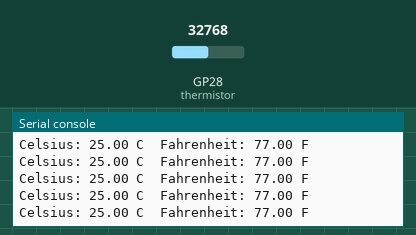
This program was run on a simulated Raspberry Pi Pico running MicroPython. Shown: the last lines printed to the serial console. Inputs (shaded band) come from the test bench; at power-on: GP28 (thermistor) = 32768 (analog values on the 0–65535 scale).

Above: at 1.2 s.
1.3 s: GP28 (thermistor) set to 45874
At 1.56 s:
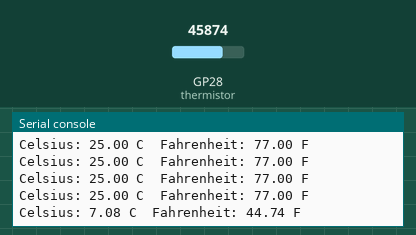
2.8 s: GP28 (thermistor) set to 57670
At 2.96 s:
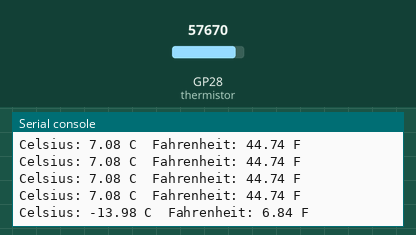
Timing chart, 0 to 5.8 s (numbered marks = the images above; inputs shaded):
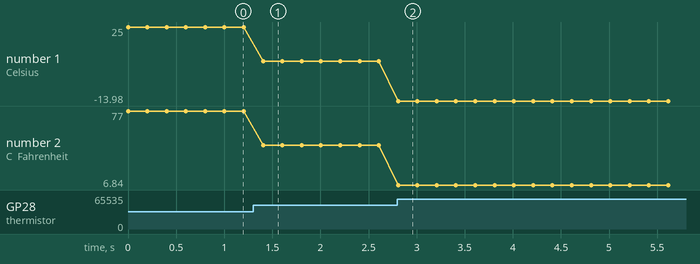

The program:

2.13_thermometer.py
```python
import machine
import utime
import math

thermistor = machine.ADC(28)

while True:
    temperature_value = thermistor.read_u16()
    Vr = 3.3 * float(temperature_value) / 65535
    Rt = 10000 * Vr / (3.3 - Vr)
    temp = 1/(((math.log(Rt / 10000)) / 3950) + (1 / (273.15+25)))
    Cel = temp - 273.15
    Fah = Cel * 1.8 + 32
    print ('Celsius: %.2f C  Fahrenheit: %.2f F' % (Cel, Fah))
    utime.sleep_ms(200)
```

Measured:
- after the input at 1.3 s, the serial console: prints a new line after 0.10 s (image 1)
- after the input at 2.8 s, the serial console: prints a new line at once (image 2)
- plotted number 1: 25 → 7.08 after the input at 1.3 s, 7.08 → -13.98 after the input at 2.8 s
- plotted number 2: 77 → 44.74 after the input at 1.3 s, 44.74 → 6.84 after the input at 2.8 s
